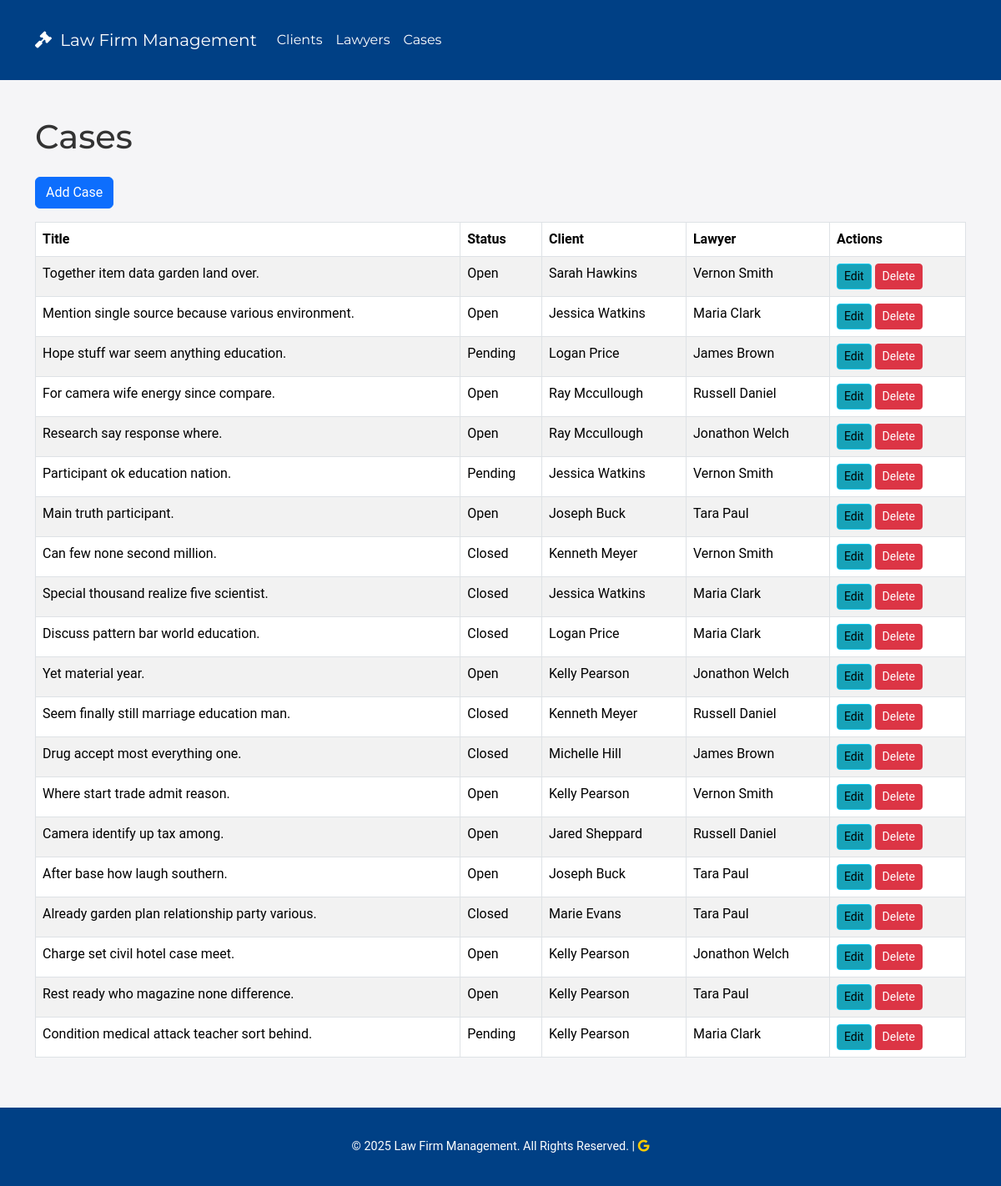
The page /cases/ on the database its author committed.
### cases/models.py (models this page shows, shortened)
class Case(models.Model):
    STATUS_CHOICES = (
        ('PENDING', 'Pending'),
        ('OPEN', 'Open'),
        ('CLOSED', 'Closed')
    )
    title = models.CharField(max_length=100)
    description = models.TextField()
    status = models.CharField(max_length=10, choices=STATUS_CHOICES)
    client = models.ForeignKey(Client, on_delete=models.CASCADE)
    lawyer = models.ForeignKey(Lawyer, on_delete=models.CASCADE)
    created_at = models.DateTimeField(auto_now_add=True)
    updated_at = models.DateTimeField(auto_now=True)

class Client(models.Model):
    first_name = models.CharField(max_length=100)
    last_name = models.CharField(max_length=100)
    email = models.EmailField()
    phone = models.CharField(max_length=15)

class Lawyer(models.Model):
    first_name = models.CharField(max_length=100)
    last_name = models.CharField(max_length=100)
    email = models.EmailField()
    phone = models.CharField(max_length=15)

### cases/views.py (the view)
# urls.py: path('cases/', views.CaseListView.as_view(), name='case_list'),
class CaseListView(ListView):
    model = Case
    template_name = "cases/case_list.html"

### cases/templates/cases/case_list.html
{% extends 'base.html' %}
{% block content %}
    <h1 class="mb-4">Cases</h1>
    <a class="btn btn-primary mb-3" href="{% url 'cases:case_create' %}">Add Case</a>
    <table class="table table-striped table-bordered">
        <thead class="thead-dark">
        <tr>
            <th>Title</th>
            <th>Status</th>
            <th>Client</th>
            <th>Lawyer</th>
            <th>Actions</th>
        </tr>
        </thead>
        <tbody>
        {% for case in object_list %}
            <tr>
                <td>{{ case.title }}</td>
                <td>{{ case.get_status_display }}</td>
                <td>{{ case.client.first_name }} {{ case.client.last_name }}</td>
                <td>{{ case.lawyer.first_name }} {{ case.lawyer.last_name }}</td>
                <td>
                    <a class="btn btn-sm btn-info" href="{% url 'cases:case_update' case.pk %}">Edit</a>
                    <a class="btn btn-sm btn-danger" href="{% url 'cases:case_delete' case.pk %}">Delete</a>
                </td>
            </tr>
        {% empty %}
            <tr>
                <td colspan="4" class="text-center"> No Cases found.</td>
            </tr>
        {% endfor %}
        </tbody>
    </table>
{% endblock %}

### cases/templates/base.html (style rules this page uses)
body { font-family: 'Roboto', sans-serif; background-color: #f5f5f7; color: #333; }
h1, h2, h3, h4, h5, h6, .navbar-brand, .nav-link { font-family: 'Montserrat', sans-serif; }
.btn-primary, .btn-danger, .btn-secondary { margin-right: 5px; }
.btn-info { background-color: #17a2b8; }
.btn-danger { background-color: #dc3545; }
.table thead { background-color: #004085; color: #ffffff; }
.table-bordered { border: 1px solid #dee2e6; }

### rows shown on the page
Case: title "Together item data garden land over.", status "Open", client.first_name "Sarah", client.last_name "Hawkins", lawyer.first_name "Vernon", lawyer.last_name "Smith"
Case: title "Mention single source because various environment.", status "Open", client.first_name "Jessica", client.last_name "Watkins", lawyer.first_name "Maria", lawyer.last_name "Clark"
Case: title "Hope stuff war seem anything education.", status "Pending", client.first_name "Logan", client.last_name "Price", lawyer.first_name "James", lawyer.last_name "Brown"
Case: title "For camera wife energy since compare.", status "Open", client.first_name "Ray", client.last_name "Mccullough", lawyer.first_name "Russell", lawyer.last_name "Daniel"
Case: title "Research say response where.", status "Open", client.first_name "Ray", client.last_name "Mccullough", lawyer.first_name "Jonathon", lawyer.last_name "Welch"
Case: title "Participant ok education nation.", status "Pending", client.first_name "Jessica", client.last_name "Watkins", lawyer.first_name "Vernon", lawyer.last_name "Smith"
Case: title "Main truth participant.", status "Open", client.first_name "Joseph", client.last_name "Buck", lawyer.first_name "Tara", lawyer.last_name "Paul"
Case: title "Can few none second million.", status "Closed", client.first_name "Kenneth", client.last_name "Meyer", lawyer.first_name "Vernon", lawyer.last_name "Smith"
Case: title "Special thousand realize five scientist.", status "Closed", client.first_name "Jessica", client.last_name "Watkins", lawyer.first_name "Maria", lawyer.last_name "Clark"
Case: title "Discuss pattern bar world education.", status "Closed", client.first_name "Logan", client.last_name "Price", lawyer.first_name "Maria", lawyer.last_name "Clark"
Case: title "Yet material year.", status "Open", client.first_name "Kelly", client.last_name "Pearson", lawyer.first_name "Jonathon", lawyer.last_name "Welch"
Case: title "Seem finally still marriage education man.", status "Closed", client.first_name "Kenneth", client.last_name "Meyer", lawyer.first_name "Russell", lawyer.last_name "Daniel"
Case: title "Drug accept most everything one.", status "Closed", client.first_name "Michelle", client.last_name "Hill", lawyer.first_name "James", lawyer.last_name "Brown"
Case: title "Where start trade admit reason.", status "Open", client.first_name "Kelly", client.last_name "Pearson", lawyer.first_name "Vernon", lawyer.last_name "Smith"
Case: title "Camera identify up tax among.", status "Open", client.first_name "Jared", client.last_name "Sheppard", lawyer.first_name "Russell", lawyer.last_name "Daniel"
Case: title "After base how laugh southern.", status "Open", client.first_name "Joseph", client.last_name "Buck", lawyer.first_name "Tara", lawyer.last_name "Paul"
Case: title "Already garden plan relationship party various.", status "Closed", client.first_name "Marie", client.last_name "Evans", lawyer.first_name "Tara", lawyer.last_name "Paul"
Case: title "Charge set civil hotel case meet.", status "Open", client.first_name "Kelly", client.last_name "Pearson", lawyer.first_name "Jonathon", lawyer.last_name "Welch"
Case: title "Rest ready who magazine none difference.", status "Open", client.first_name "Kelly", client.last_name "Pearson", lawyer.first_name "Tara", lawyer.last_name "Paul"
Case: title "Condition medical attack teacher sort behind.", status "Pending", client.first_name "Kelly", client.last_name "Pearson", lawyer.first_name "Maria", lawyer.last_name "Clark"
